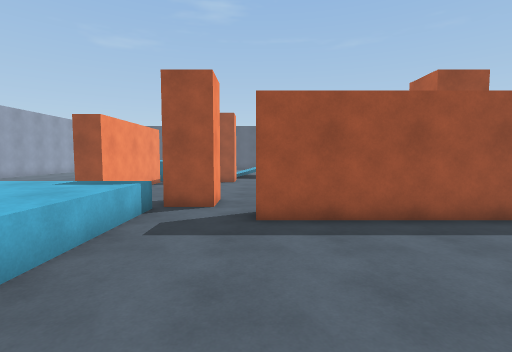
View 1 (above)

20 first-person views from a walk through a 3-D level made in the Unity game engine. The camera is 1.5 m above the floor, tilts 4° down and sees 85° across. The floor is counted in squares, 1 m on a side. Each view is taken from the middle of a square. On the plan, view 1 faces up. The plan holds only what a view shows up to about 14 squares ahead; the rest is blank. The place goes on beyond the plan. The player character is not drawn.

View 2
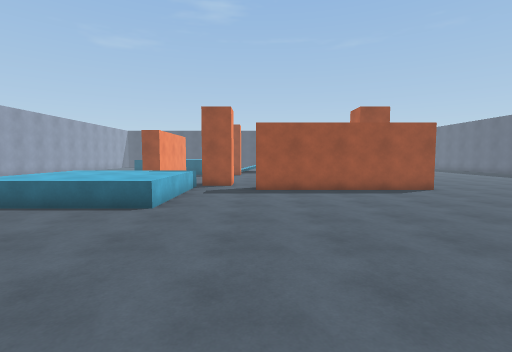

View 3
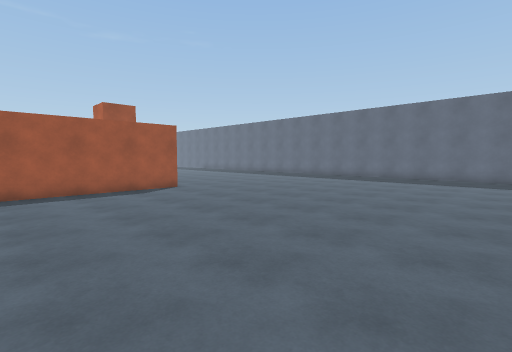

View 4
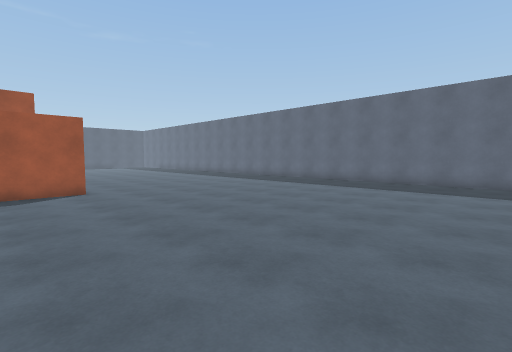

View 5
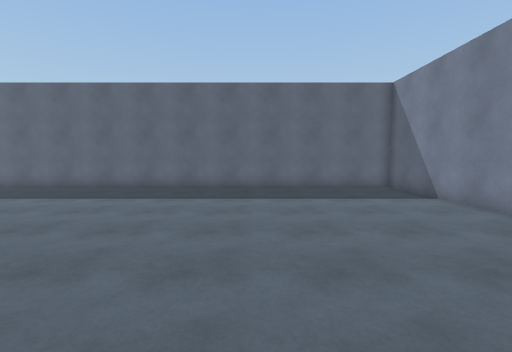

View 6
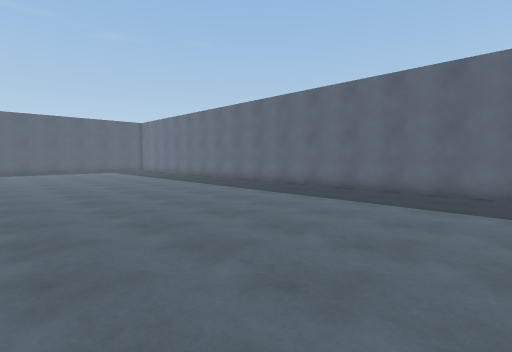

View 7
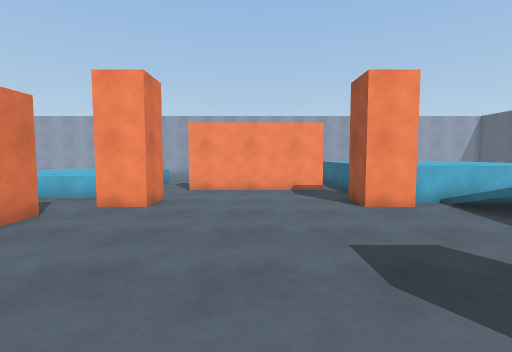

View 8
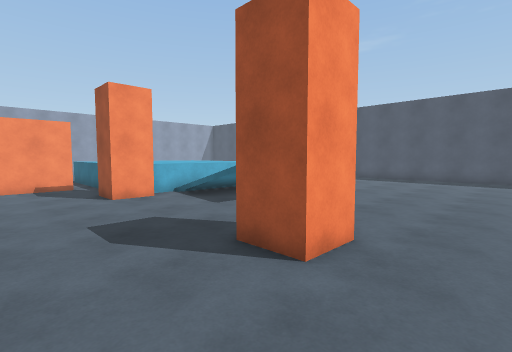

View 9
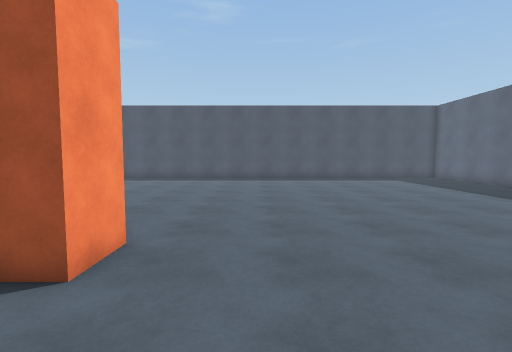

View 10
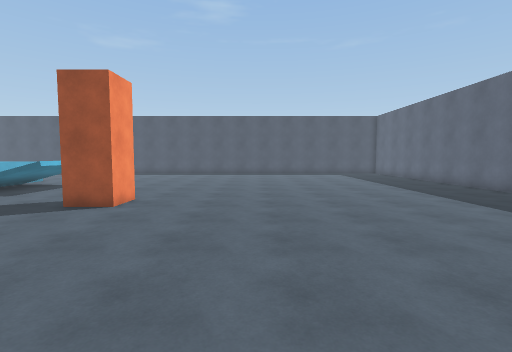

View 11
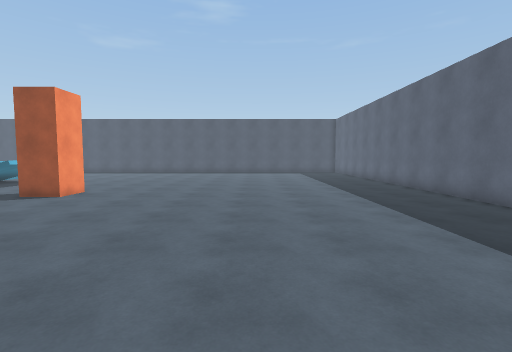

View 12
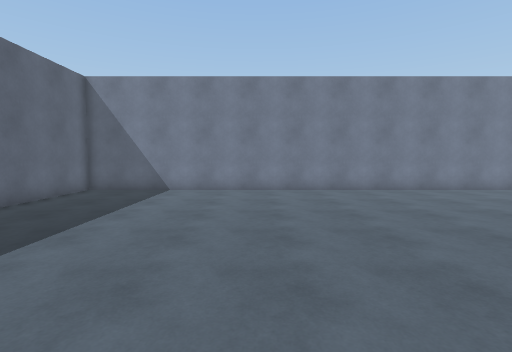

View 13
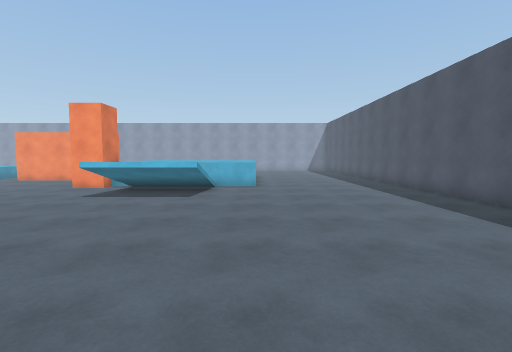

View 14
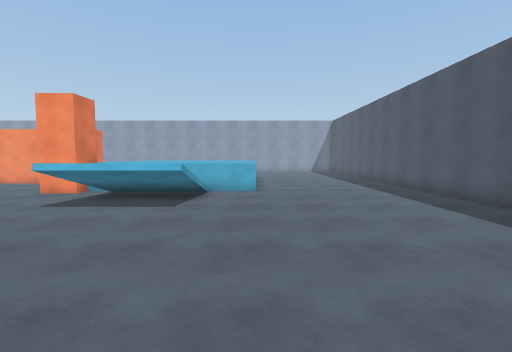

View 15
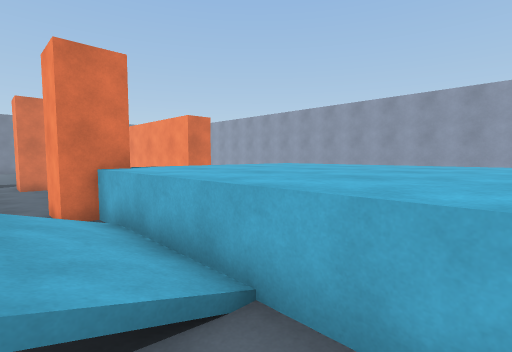

View 16
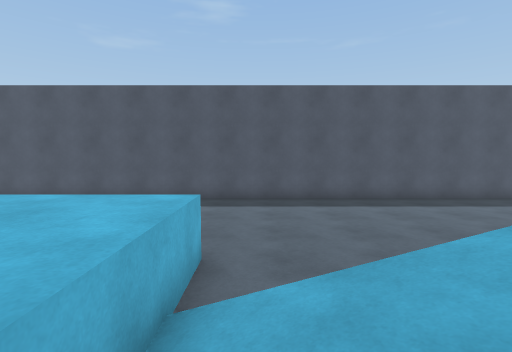

View 17
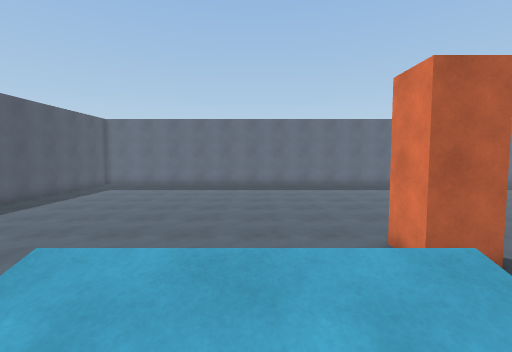

View 18
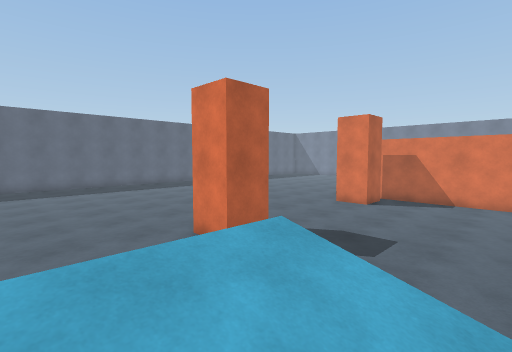

View 19
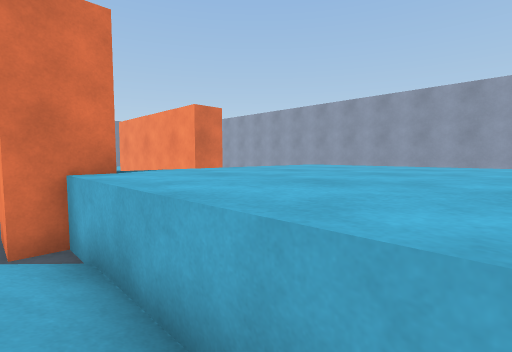

View 20
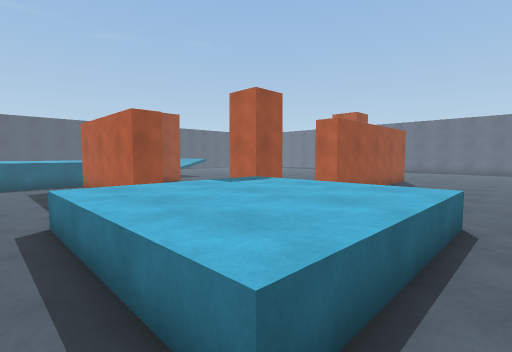

### Floor plan
Key: @ floor where view 1 was taken; # wall or solid block; x gap in a wall; . floor; / step, stairs or slope; ^ raised ledge; O other object.
Columns run from 10 left of view 1 to 22 right of it. Each row starts with its distance up from view 1.
 33 #########################
 32       ...................
 31       ...................
 30       ...................
 29       ...................
 28       ...................
 27       ..........................#
 26       ..........................
 25   ^^^^^^^......................
 24 ^^^^^^^^^.....................
 23 ^^^^^^^^^///#................
 22 ^^^^^^^^^////...................#
 21 ^^^^^^^^^////...................#
 20 ^^^^^^^^^////...................#
 19  ^^^^^^^^///#...................#
 18 ^^^^^^^^O.......O...............#
 17  ^^^^^^O O.....O O..............#
 16  ...x...O.......O...............#
 15  .. #...........................#
 14  .. #...........................#
 13  .. #...........................#
 12 ... #...........................#
 11 ..  #...........................#
 10 ..  #...O.......O. .............#
  9 .. ....O O.....O O .............#
  8 .^^^^^^OO.......O  .............#
  7 .^^^^^^^...########.............#
  6 .^^^^^^^........................#
  5 .^^^^^^^........................#
  4 .^^^^^^^........................#
  3 .^^^^^^^........................#
  2  ^^^^^^^........................#
  1 . ..............................#
  0     ......@.....................#
 -1      ...........................#
 -2       ..........................#
 -3        .........................#
 -4         ........................#
 -5             ....................#
 -6           .. ...................#
 -7             #####################

Positions as (right, up) in squares from view 1, and headings:
1: (0, 0), facing up
2: (0, -6), facing up
3: (1, -6), facing up-right
4: (5, -6), facing up-right
5: (8, 0), facing right
6: (9, 3), facing up-right
7: (7, 13), facing left
8: (9, 13), facing up-left
9: (9, 13), facing up
10: (11, 8), facing up
11: (14, 6), facing up
12: (14, 6), facing down
13: (12, 25), facing left
14: (10, 25), facing left
15: (0, 25), facing down-left
16: (-1, 20), facing up
17: (0, 21), facing right
18: (0, 22), facing down-right
19: (-1, 23), facing down-left
20: (-10, 1), facing up-right
